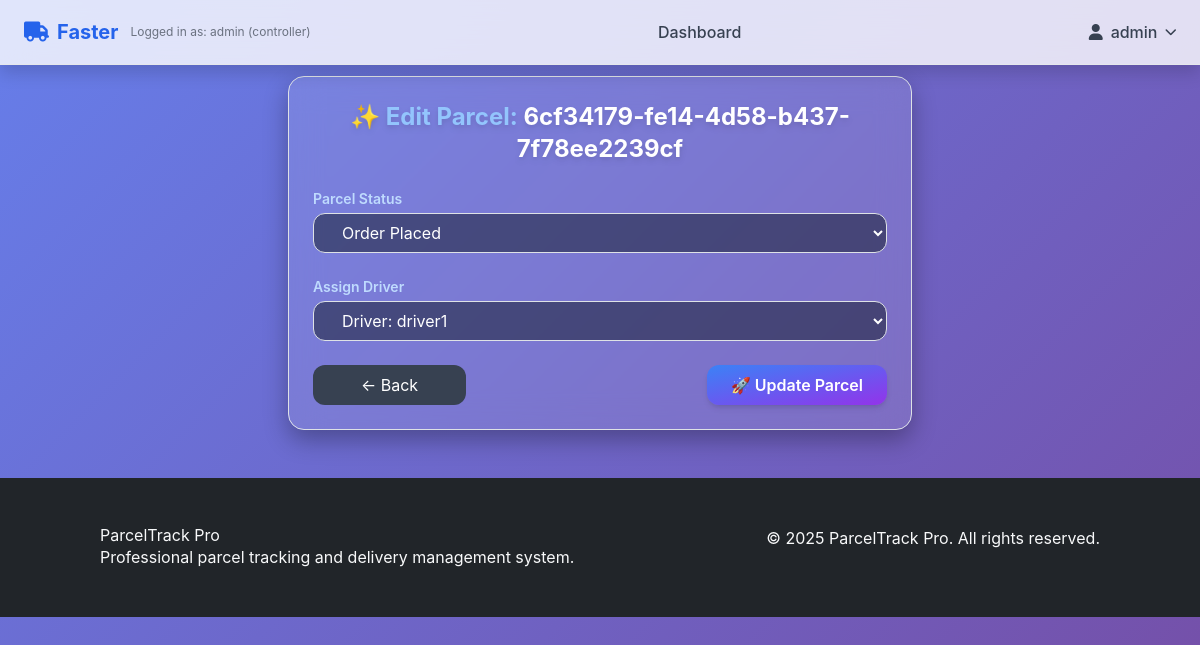
Page /admin-dashboard/parcel/9/edit/ (signed in) on the earlier database version.
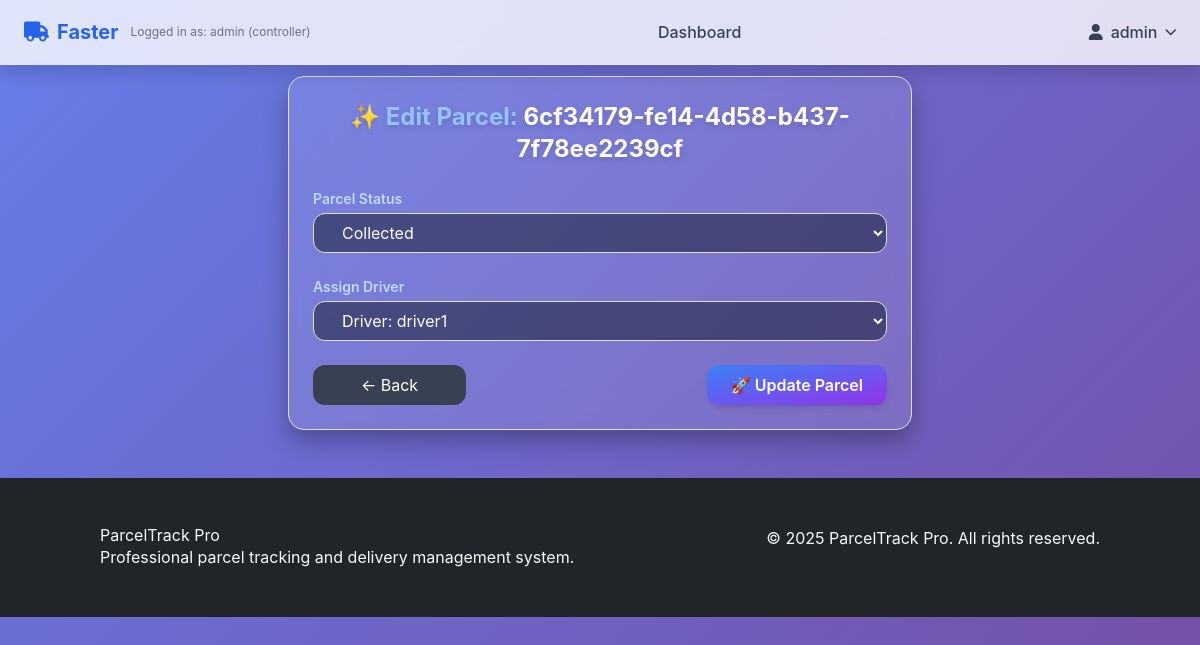
Same page on the later database version.
### tracking/models.py (models this page shows, shortened)
class Parcel(models.Model):
    STATUS_CHOICES = (
        ('order_placed', 'Order Placed'),
        ('awaiting_pickup', 'Awaiting Pickup'),
        ('collected', 'Collected'),
        ('in_transit', 'In Transit'),
        ('out_for_delivery', 'Out for Delivery'),
        ('delivered', 'Delivered'),
        ('failed_delivery', 'Failed Delivery'),
        ('cancelled', 'Cancelled'),
    )
    tracking_number = models.CharField(max_length=50, unique=True, default=uuid.uuid4)
    customer = models.ForeignKey(User, on_delete=models.CASCADE, related_name='parcels')
    pickup_address = models.TextField()
    delivery_address = models.TextField()
    recipient_name = models.CharField(max_length=100)
    recipient_phone = models.CharField(max_length=20)
    description = models.TextField()
    weight = models.FloatField(help_text="Weight in kg")
    dimensions = models.CharField(max_length=100, help_text="L x W x H in cm")
    status = models.CharField(max_length=20, choices=STATUS_CHOICES, default='order_placed')
    current_driver = models.ForeignKey(Driver, on_delete=models.SET_NULL, null=True, blank=True)
    booked_at = models.DateTimeField(default=timezone.now)
    expected_delivery_date = models.DateTimeField(null=True, blank=True)
    delivery_instructions = models.TextField(blank=True)
    can_customer_track = models.BooleanField(default=False)
    sequence_number = models.PositiveIntegerField(null=True, blank=True)

### tracking/views.py (the view)
# urls.py: path('admin-dashboard/parcel/<int:parcel_id>/edit/', views.update_parcel_admin, name='update_parcel_admin'),
def update_parcel_admin(request, parcel_id):
    if request.user.user_type != 'controller':
        messages.error(request, 'Access denied.')
        return redirect('home')
    parcel = get_object_or_404(Parcel, id=parcel_id)
    if request.method == 'POST':
        form = ParcelUpdateForm(request.POST, instance=parcel)
        if form.is_valid():
            form.save()
            messages.success(request, 'Parcel updated successfully.')
            return redirect('admin_dashboard_page')
    else:
        form = ParcelUpdateForm(instance=parcel)
    return render(request, 'tracking/update_parcel.html', {'form': form, 'parcel': parcel})

### tracking/forms.py
class ParcelUpdateForm(forms.ModelForm):
    class Meta:
        model = Parcel
        fields = ['status', 'current_driver']

### tracking/models.py (called while the page is built)
    def __str__(self):
        return f"Driver: {self.user.username}"

### tracking/templatetags/form_tags.py (called while the page is built)
@register.filter(name='add_class')
def add_class(field, css_class):
    return field.as_widget(attrs={'class': css_class})

### tracking/templates/tracking/update_parcel.html (shortened to what this page needs)
{% extends 'tracking/base.html' %}
{% load form_tags %}
{% block content %}
<div class="max-w-2xl mx-auto mt-16 px-6">
  <div class="bg-white/10 backdrop-blur-lg rounded-2xl shadow-[0_10px_25px_rgba(0,0,0,0.3)] border border-white/20 p-6 text-white">
    <h2 class="text-2xl font-bold mb-6 text-center text-blue-300 drop-shadow-md">
      ✨ Edit Parcel: <span class="text-white">{{ parcel.tracking_number }}</span>
    </h2>
    <form method="post" class="space-y-6">
      <div>
        <label for="id_status" class="block mb-1 text-sm font-semibold text-blue-200">Parcel Status</label>
        {{ form.status|add_class:"w-full bg-gray-900/50 border border-gray-700 rounded-xl text-white px-4 py-2 focus:outline-none focus:ring-2 focus:ring-blue-500 transition-all" }}
      </div>
      <div>
        <label for="id_current_driver" class="block mb-1 text-sm font-semibold text-blue-200">Assign Driver</label>
        {{ form.current_driver|add_class:"w-full bg-gray-900/50 border border-gray-700 rounded-xl text-white px-4 py-2 focus:outline-none focus:ring-2 focus:ring-indigo-500 transition-all" }}
      </div>
      <div class="flex justify-between mt-8">
        <a href="{% url 'admin_dashboard_page' %}" class="px-5 py-2 bg-gray-700 text-white rounded-xl hover:bg-gray-600 transition">
          ← Back
        </a>
        <button type="submit" class="px-6 py-2 bg-gradient-to-br from-blue-500 to-purple-600 text-white font-semibold rounded-xl shadow-md hover:shadow-xl transform hover:scale-105 transition">
          🚀 Update Parcel
        </button>
      </div>
    </form>
  </div>
</div>
{% endblock %}

Differences in the rows shown:
changed Parcel "6cf34179-fe14-4d58-b437-7f78ee2239cf": status "Order Placed" → "Collected"
